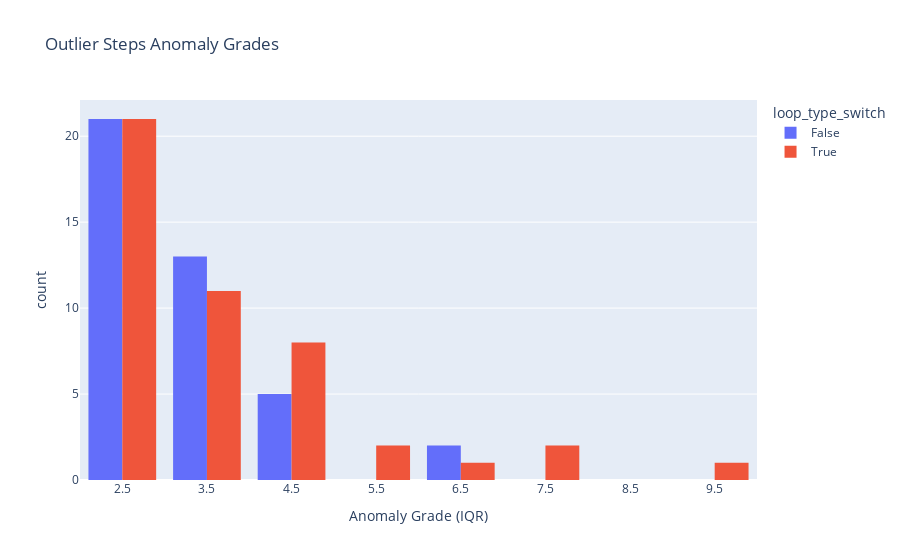

This figure's notebook cell:
### Markdown cell above
### Priming effect size in outlier step is much bigger!

### Code cell
def get_step_anomaly_grade(step):
    return abs(get_outlier_grade(step, 'rt'))

anomaly_grades = raw_data.merge(quantiles_per_subject, how='left', on='subject')
anomaly_grades['anomaly_grade'] = anomaly_grades.apply(get_step_anomaly_grade, axis=1)

px.histogram(anomaly_grades[anomaly_grades['anomaly_grade'] >=  cleaning_config['filter_threshold']], nbins=10
             , x='anomaly_grade', color='loop_type_switch', barmode='group',
             title=f'Outlier Steps Anomaly Grades', labels={'anomaly_grade':'Anomaly Grade (IQR)'})

### Figure 1 — Plotly figure (JSON) as saved in the notebook; plotly's stock layout.template omitted (floating-point values rounded to 4 significant figures)
{"data": [{"alignmentgroup": "True", "bingroup": "x", "hovertemplate": "loop_type_switch=False<br>Anomaly Grade (IQR)=%{x}<br>count=%{y}<extra></extra>", "legendgroup": "False", "marker": {"color": "#636efa", "pattern": {"shape": ""}}, "name": "False", "nbinsx": 10, "offsetgroup": "False", "orientation": "v", "showlegend": true, "type": "histogram", "x": [4.407, 2.271, 3.266, 2.967, 2.894, 3.017, 4.237, 2.568, 6.297, 3.626, 2.636, 6.431, 2.92, 2.776, 3.468, 2.97, 2.284, 4.149, 3.272, 2.69, 3.219, 3.888, 2.883, 3.604, 2.748, 2.763, 2.581, 2.641, 2.97, 2.681, 4.029, 2.254, 3.142, 3.411, 3.312, 4.17, 3.058, 2.579, 3.293, 2.57, 2.714], "xaxis": "x", "yaxis": "y"}, {"alignmentgroup": "True", "bingroup": "x", "hovertemplate": "loop_type_switch=True<br>Anomaly Grade (IQR)=%{x}<br>count=%{y}<extra></extra>", "legendgroup": "True", "marker": {"color": "#EF553B", "pattern": {"shape": ""}}, "name": "True", "nbinsx": 10, "offsetgroup": "True", "orientation": "v", "showlegend": true, "type": "histogram", "x": [3.864, 4.096, 2.363, 4.24, 4.075, 2.349, 2.351, 2.54, 4.001, 5.312, 2.278, 4.87, 2.31, 2.48, 3.227, 4.906, 2.311, 3.022, 4.265, 3.969, 4.047, 2.971, 2.634, 3.074, 2.284, 2.598, 3.066, 7.007, 3.659, 3.463, 3.98, 5.648, 3.757, 2.672, 2.805, 2.92, 3.003, 2.427, 7.001, 2.431, 6.5, 2.774, 9.365, 2.715, 2.893, 2.335], "xaxis": "x", "yaxis": "y"}], "layout": {"barmode": "group", "legend": {"title": {"text": "loop_type_switch"}, "tracegroupgap": 0}, "title": {"text": "Outlier Steps Anomaly Grades"}, "xaxis": {"anchor": "y", "domain": [0, 1], "title": {"text": "Anomaly Grade (IQR)"}}, "yaxis": {"anchor": "x", "domain": [0, 1], "title": {"text": "count"}}}}
